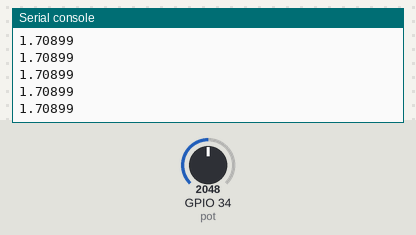
A program run on a simulated ESP32 board running MicroPython. Parts: the last lines printed to the serial console. The test bench sets the inputs (shaded band); at power-on: GPIO 34 (pot) = 2048 (analog values on the 0–4095 scale).

Above: at 1.2 s.
1.3 s: GPIO 34 (pot) set to 2866
At 1.31 s:
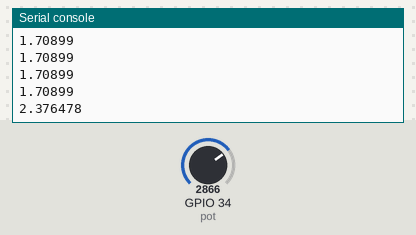
2.8 s: GPIO 34 (pot) set to 3603
At 2.81 s:
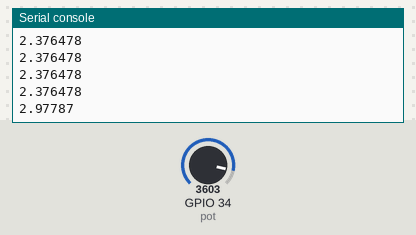
Timing chart, 0 to 5.8 s (numbered marks = the images above; inputs shaded):
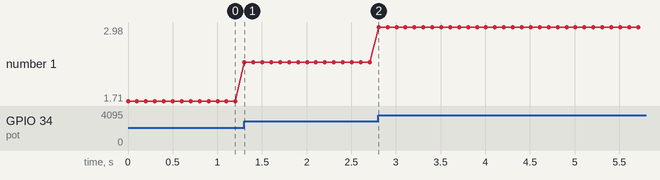

Measured:
- after the input at 1.3 s, the serial console: prints a new line at once (image 1)
- after the input at 2.8 s, the serial console: prints a new line at once (image 2)
- plotted number 1: 1.71 → 2.38 after the input at 1.3 s, 2.38 → 2.98 after the input at 2.8 s

The program:

ADC_lin.py
```python
# ADC_lin.py

from machine import Pin, ADC
from time import sleep
pot = ADC(Pin(34))
pot.atten(ADC.ATTN_11DB) #Full range: 3.3v

while True:
  pot_value = pot.read()
  voltage = 0.000816*pot_value + 0.037822
  print(voltage)
  sleep(0.1)
```
